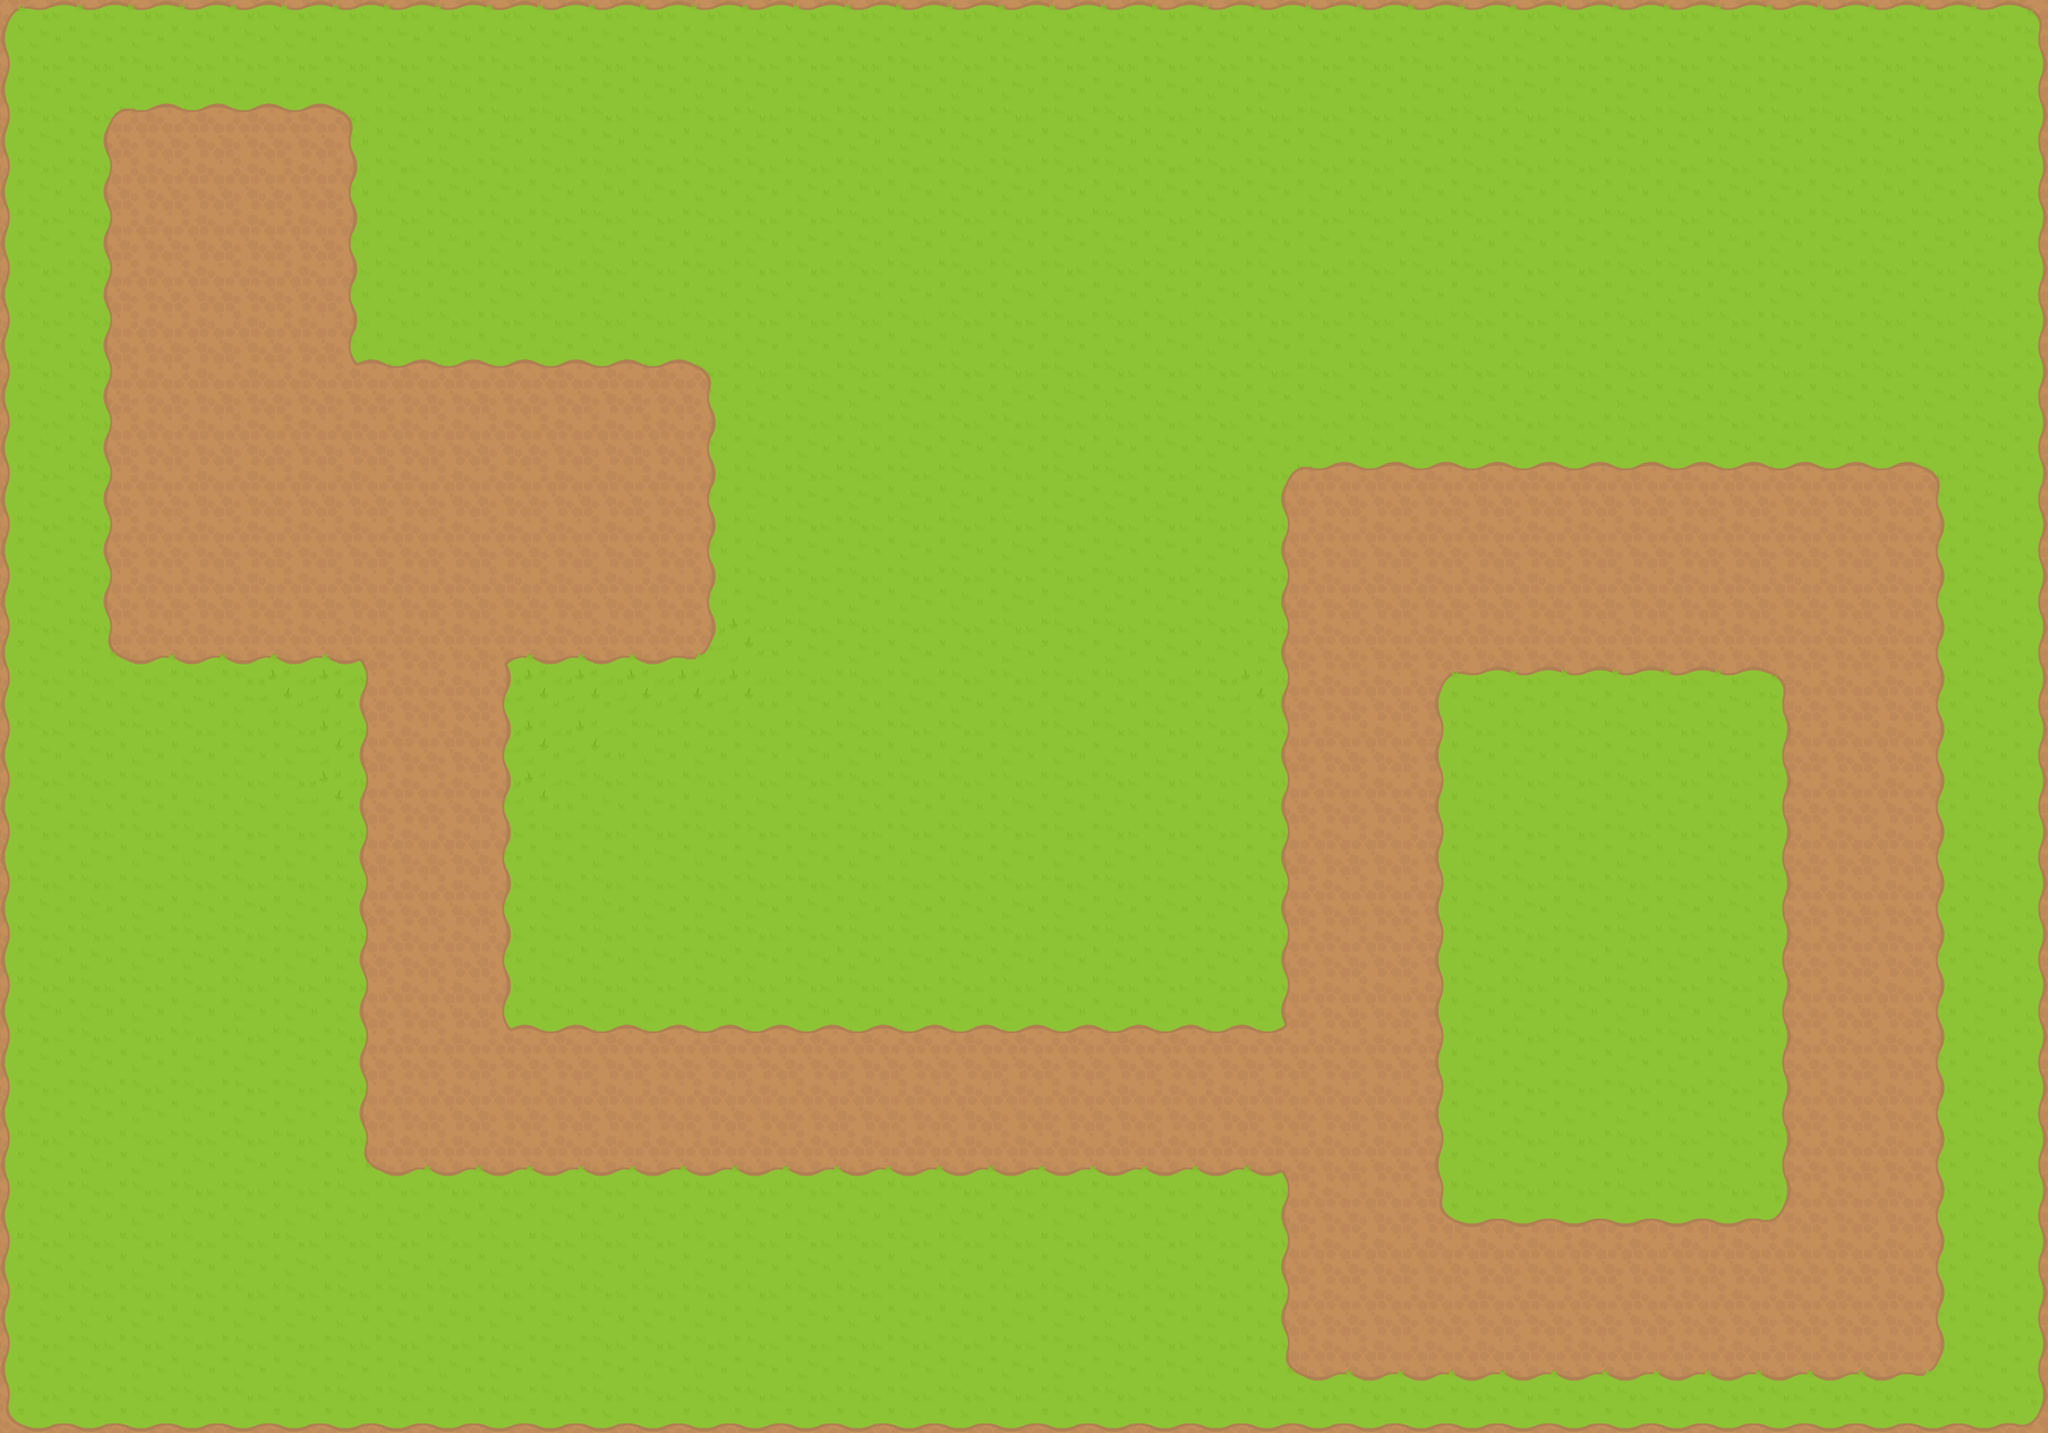

This game map was drawn from its Tiled (.tmx) file and the tilesets committed beside it. A one-line description and the full map source follow:
An orthogonal 40x28 tile map with 64x64 px tiles, 1 tile layer (Tile Layer 1) and 3 objects.

<map version="1.0" tiledversion="2017.07.26" orientation="orthogonal" renderorder="right-down" width="40" height="28" tilewidth="64" tileheight="64" nextobjectid="5">
 <tileset firstgid="1" name="rpgTiles" tilewidth="64" tileheight="64" tilecount="260" columns="20">
  <image source="rpgTiles.png" width="1280" height="832" />
 </tileset>
 <layer name="Tile Layer 1" width="40" height="28">
  <data encoding="csv">
1,2,2,2,2,2,2,2,2,2,2,2,2,2,2,2,2,2,2,2,2,2,2,2,2,2,2,2,2,2,2,2,2,2,2,2,2,2,2,3,
21,22,22,22,22,22,22,22,22,22,22,22,22,22,22,22,22,22,22,22,22,22,22,22,22,22,22,22,22,22,22,22,22,22,22,22,22,22,22,23,
21,22,6,7,7,7,8,22,22,22,22,22,22,22,22,22,22,22,22,22,22,22,22,22,22,22,22,22,22,22,22,22,22,22,22,22,22,22,22,23,
21,22,26,27,27,27,28,22,22,22,22,22,22,22,22,22,22,22,22,22,22,22,22,22,22,22,22,22,22,22,22,22,22,22,22,22,22,22,22,23,
21,22,26,27,27,27,28,22,22,22,22,22,22,22,22,22,22,22,22,22,22,22,22,22,22,22,22,22,22,22,22,22,22,22,22,22,22,22,22,23,
21,22,26,27,27,27,28,22,22,22,22,22,22,22,22,22,22,22,22,22,22,22,22,22,22,22,22,22,22,22,22,22,22,22,22,22,22,22,22,23,
21,22,26,27,27,27,28,22,22,22,22,22,22,22,22,22,22,22,22,22,22,22,22,22,22,22,22,22,22,22,22,22,22,22,22,22,22,22,22,23,
21,22,26,27,27,27,29,7,7,7,7,7,7,8,22,22,22,22,22,22,22,22,22,22,22,22,22,22,22,22,22,22,22,22,22,22,22,22,22,23,
21,22,26,27,27,27,27,27,27,27,27,27,27,28,22,22,22,22,22,22,22,22,22,22,22,22,22,22,22,22,22,22,22,22,22,22,22,22,22,23,
21,22,26,27,27,27,27,27,27,27,27,27,27,28,22,22,22,22,22,22,22,22,22,22,22,6,7,7,7,7,7,7,7,7,7,7,7,8,22,23,
21,22,26,27,27,27,27,27,27,27,27,27,27,28,22,22,22,22,22,22,22,22,22,22,22,26,27,27,27,27,27,27,27,27,27,27,27,28,22,23,
21,22,26,27,27,27,27,27,27,27,27,27,27,28,22,22,22,22,22,22,22,22,22,22,22,26,27,27,27,27,27,27,27,27,27,27,27,28,22,23,
21,22,46,47,47,47,47,10,27,9,47,47,47,48,45,22,22,22,22,22,22,22,22,22,22,26,27,27,27,27,27,27,27,27,27,27,27,28,22,23,
21,22,22,22,22,45,45,26,27,28,45,45,45,45,45,22,22,22,22,22,22,22,22,22,45,26,27,27,1,2,2,2,2,2,3,27,27,28,22,23,
21,22,22,22,22,22,45,26,27,28,45,45,22,22,22,22,22,22,22,22,22,22,22,22,22,26,27,27,21,22,22,22,22,22,23,27,27,28,22,23,
21,22,22,22,22,22,45,26,27,28,45,22,22,22,22,22,22,22,22,22,22,22,22,22,22,26,27,27,21,22,22,22,22,22,23,27,27,28,22,23,
21,22,22,22,22,22,22,26,27,28,22,22,22,22,22,22,22,22,22,22,22,22,22,22,22,26,27,27,21,22,22,22,22,22,23,27,27,28,22,23,
21,22,22,22,22,22,22,26,27,28,22,22,22,22,22,22,22,22,22,22,22,22,22,22,22,26,27,27,21,22,22,22,22,22,23,27,27,28,22,23,
21,22,22,22,22,22,22,26,27,28,22,22,22,22,22,22,22,22,22,22,22,22,22,22,22,26,27,27,21,22,22,22,22,22,23,27,27,28,22,23,
21,22,22,22,22,22,22,26,27,28,22,22,22,22,22,22,22,22,22,22,22,22,22,22,22,26,27,27,21,22,22,22,22,22,23,27,27,28,22,23,
21,22,22,22,22,22,22,26,27,29,7,7,7,7,7,7,7,7,7,7,7,7,7,7,7,30,27,27,21,22,22,22,22,22,23,27,27,28,22,23,
21,22,22,22,22,22,22,26,27,27,27,27,27,27,27,27,27,27,27,27,27,27,27,27,27,27,27,27,21,22,22,22,22,22,23,27,27,28,22,23,
21,22,22,22,22,22,22,46,47,47,47,47,47,47,47,47,47,47,47,47,47,47,47,47,47,10,27,27,21,22,22,22,22,22,23,27,27,28,22,23,
21,22,22,22,22,22,22,22,22,22,22,22,22,22,22,22,22,22,22,22,22,22,22,22,22,26,27,27,41,42,42,42,42,42,43,27,27,28,22,23,
21,22,22,22,22,22,22,22,22,22,22,22,22,22,22,22,22,22,22,22,22,22,22,22,22,26,27,27,27,27,27,27,27,27,27,27,27,28,22,23,
21,22,22,22,22,22,22,22,22,22,22,22,22,22,22,22,22,22,22,22,22,22,22,22,22,26,27,27,27,27,27,27,27,27,27,27,27,28,22,23,
21,22,22,22,22,22,22,22,22,22,22,22,22,22,22,22,22,22,22,22,22,22,22,22,22,46,47,47,47,47,47,47,47,47,47,47,47,48,22,23,
41,42,42,42,42,42,42,42,42,42,42,42,42,42,42,42,42,42,42,42,42,42,42,42,42,42,42,42,42,42,42,42,42,42,42,42,42,42,42,43
</data>
 </layer>
 <objectgroup name="Enemies">
  <object id="1" x="128" y="808" width="176" height="120" />
  <object id="2" x="812" y="120" width="120" height="108" />
  <object id="3" x="708" y="428" width="128" height="104" />
 </objectgroup>
</map>
